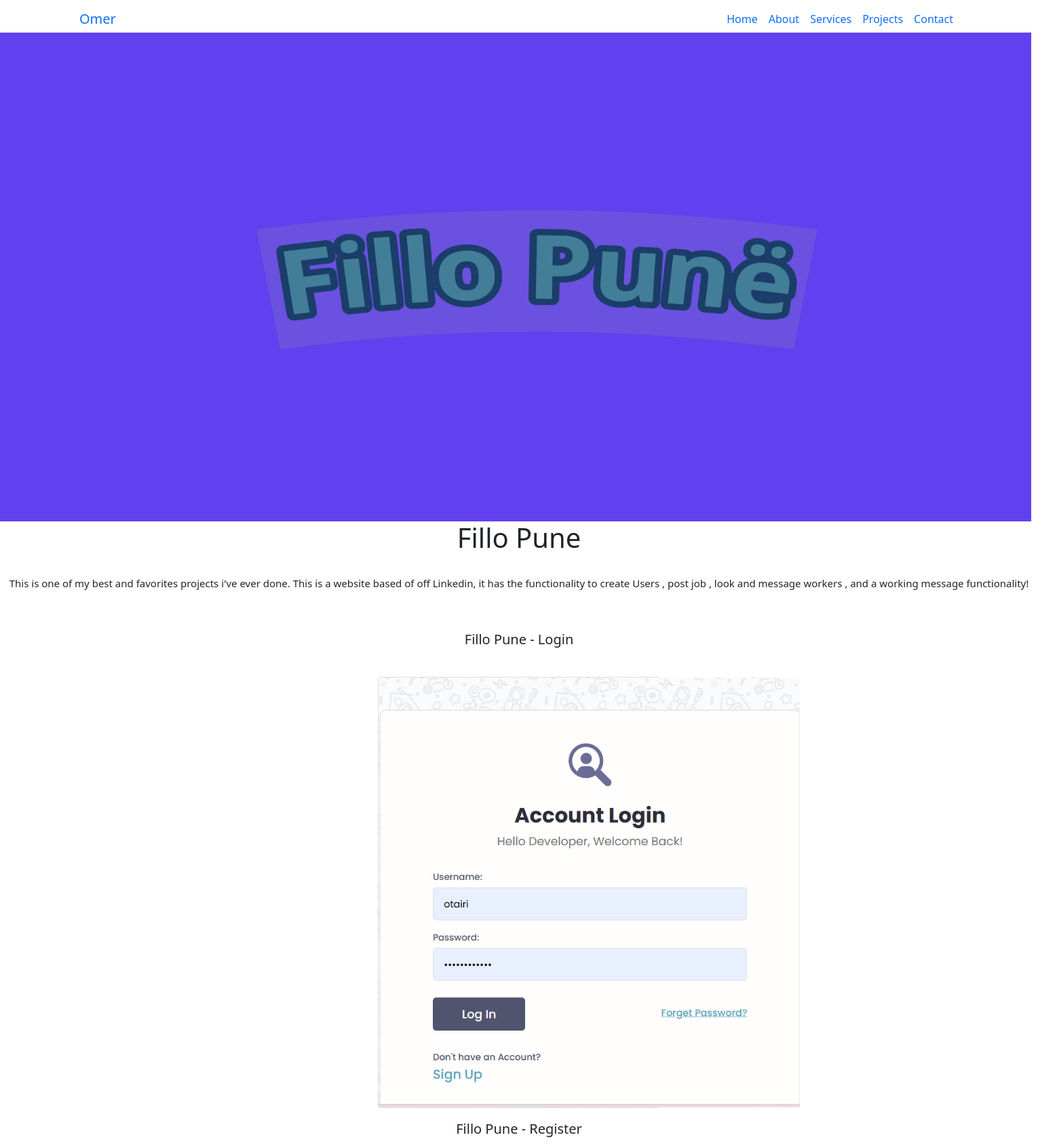
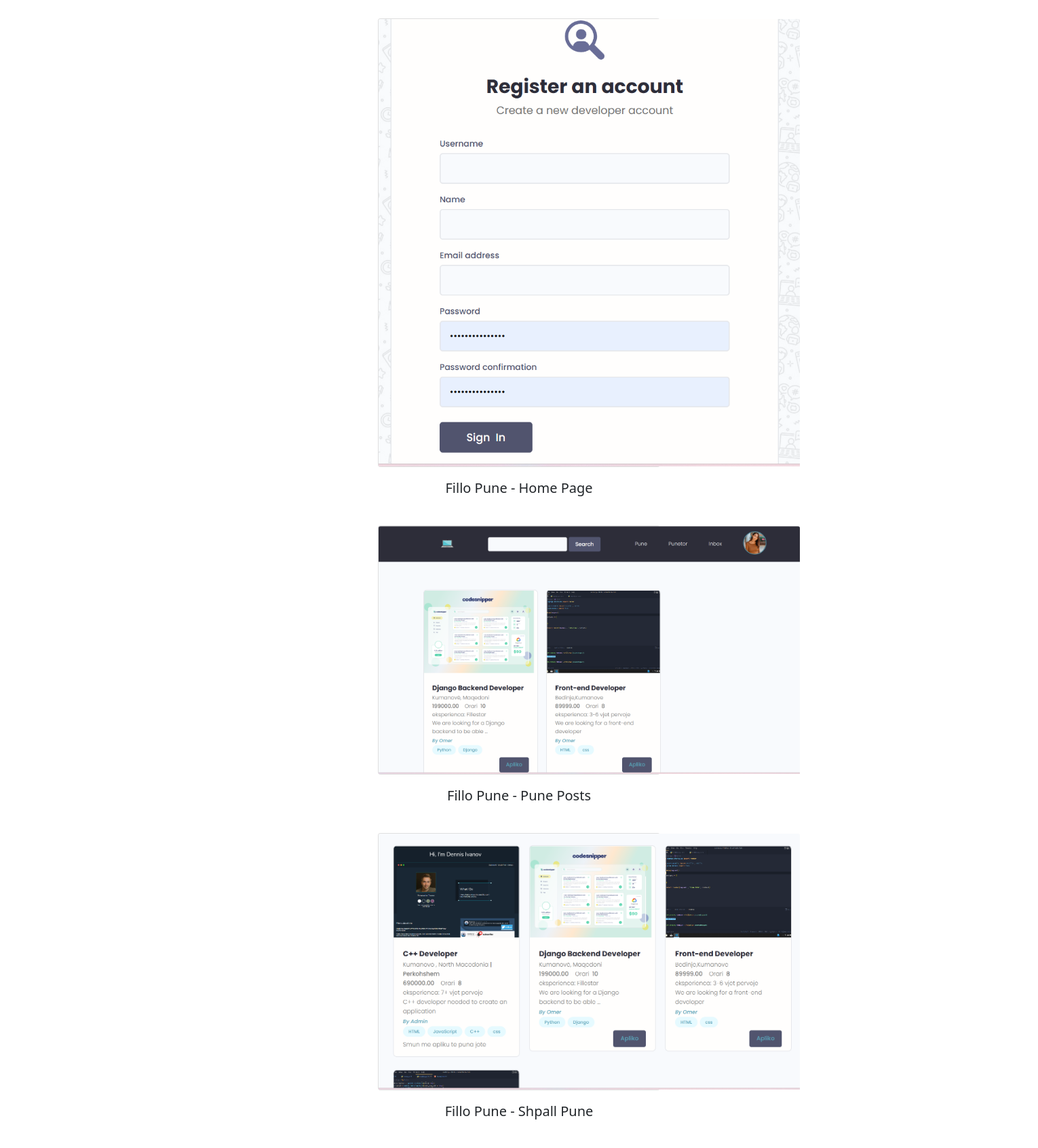
The page /view/Fillo Pune/ (upper part) on the database its author committed (2 pictures, top to bottom).
### index/models.py (models this page shows, shortened)
class Posts(models.Model):
    author = models.ForeignKey(Profile , on_delete=models.CASCADE)
    title = models.CharField(max_length=255)
    content = models.TextField()
    github = models.CharField(max_length=555 , blank=True , null=True)
    thumbnail = models.ImageField(upload_to='thumbnails/')
    content_image = models.ManyToManyField('Image' ,blank=True)
    created = models.DateTimeField(auto_now_add=True)

class Image(models.Model):
    content_image = models.ImageField(upload_to='content/')
    text = models.CharField(max_length=255,  blank=True , null=True)

### index/views.py (the view)
# urls.py: path('view/<str:title>/' , views.viewPost , name="viewPost")
def viewPost(request , title):
    post = Posts.objects.get(title=title)
    post_photos = post.content_image.all()
    context = {
        'post':post,
        'post_photos':post_photos,
    }
    return render(request , 'viewPost.html', context)

### templates/viewPost.html (shortened to what this page needs)
{% extends 'base.html' %}
{% load static %}
{% block content %}
<br><br>
<img src="{{post.thumbnail.url}}" class="thumbnail">
<br>
<h1 class="text-center">{{post.title}}</h1>
<br>
<p style="text-align: center; font-size: 15px;">{{post.content}}</p>
<br>
{% for image in post_photos %}
<div class="container mt-3">
    <p class="text-center" style="font-size: 20px;">{{image.text}}</p>
    <div class="row">
        <div style="margin: 0 auto; padding-left: -5px;" class="col-lg-4 mt-4">
            <div class="card portfolioContent">
                <a href="{{image.content_image.url}}">
                    <img class="card-img-top" src="{{image.content_image.url}}" alt="Card image" style="width:150%">
                </a>
            </div>
        </div>
    </div>
</div>
{% endfor %}
<br>
{% endblock content %}

### static/styles/view-css.css (style rules this page uses)
.thumbnail { height: 720px; width: 1519.5px; }

### rows shown on the page
Posts: thumbnail (picture), title "Fillo Pune", content "This is one of my best and favorites projects i've ever done. This is a website based of off Linkedin, it has the functionality to create Users , post job , look and message workers , and a working message functionality!"
Image: text "Fillo Pune - Login", content_image (picture)
Image: text "Fillo Pune - Register", content_image (picture)
Image: text "Fillo Pune - Home Page", content_image (picture)
Image: text "Fillo Pune - Pune Posts", content_image (picture)
Image: text "Fillo Pune - Shpall Pune"
